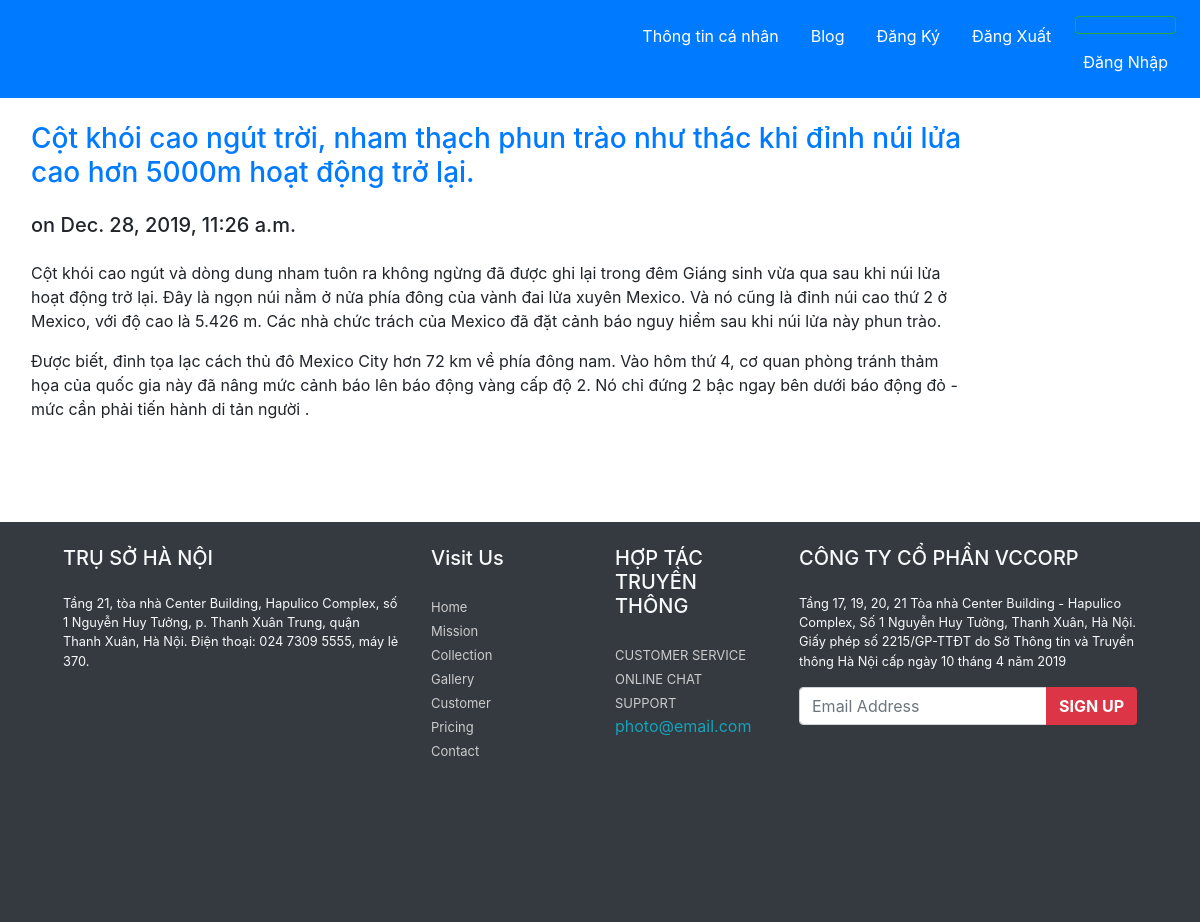
Page /blog/3/ on the committed database.
### blog/models.py (models this page shows, shortened)
class Post(models.Model):
    title = models.CharField(max_length=200)
    body = models.TextField()
    date = models.DateTimeField(auto_now_add=True)

### blog/views.py (the view)
# urls.py: path('<int:id>/', views.post, name='post'),
def post(request, id):
    post = Post.objects.get(id=id)
    return render(request, 'blog/post.html', {'post': post})

### blog/templates/blog/post.html (shortened to what this page needs)
{% extends "pages/base.html" %}
{% block content %}
<h3 class="my-4 mx-3"><a href='{% url 'post' post.id %}'>{{post.title}}</a></h3>
<h5 class="my-4 mx-3">on {{post.date}}</h5>
<div class="my-4 mx-3">{{post.body|safe|linebreaks}}</div>
{% endblock  %}

### rows in the picture
Post: title "Cột khói cao ngút trời, nham thạch phun trào như thác khi đỉnh núi lửa cao hơn 5000m hoạt động trở lại.", date "Dec. 28, 2019, 11:26 a.m.", body "Cột khói cao ngút và dòng dung nham tuôn ra không ngừng đã được ghi lại trong đêm Giáng sinh vừa qua sau khi núi lửa hoạt động trở lại. Đây là ngọn núi nằm ở nửa phía đông của vành đai lửa xuyên Mexico. Và nó cũng là đỉnh núi cao thứ 2 ở Mexico, với độ cao là 5.426 m. Các nhà chức trách của Mexico đã đặt cảnh báo nguy hiểm sau khi núi lửa này phun trào. Được biết, đỉnh tọa lạc cách thủ đô Mexico City hơn 72 km về phía đông nam. Vào hôm thứ 4, cơ quan phòng tránh thảm họa của quốc gia này đã nâng mức cảnh báo lên báo động vàng cấp độ 2. Nó chỉ đứng 2 bậc ngay bên dưới báo động đỏ - mức cần phải tiến hành di tản người ."
